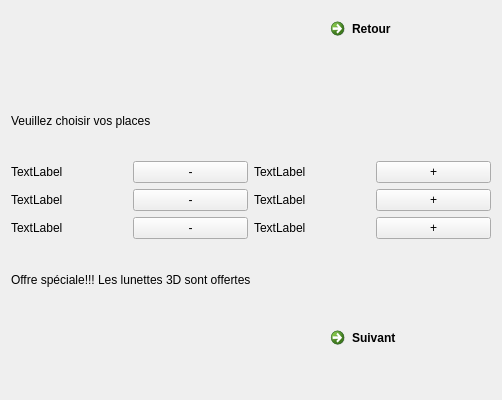
<?xml version="1.0" encoding="UTF-8"?>
<ui version="4.0">
 <class>nombre_place</class>
 <widget class="QDialog" name="nombre_place">
  <property name="geometry">
   <rect>
    <x>0</x>
    <y>0</y>
    <width>502</width>
    <height>400</height>
   </rect>
  </property>
  <property name="windowTitle">
   <string>Dialog</string>
  </property>
  <layout class="QGridLayout" name="gridLayout_2">
   <item row="0" column="0">
    <layout class="QVBoxLayout" name="verticalLayout">
     <item>
      <layout class="QHBoxLayout" name="horizontalLayout_2">
       <item>
        <spacer name="horizontalSpacer_2">
         <property name="orientation">
          <enum>Qt::Horizontal</enum>
         </property>
         <property name="sizeHint" stdset="0">
          <size>
           <width>40</width>
           <height>20</height>
          </size>
         </property>
        </spacer>
       </item>
       <item>
        <widget class="QCommandLinkButton" name="Clb_place_retour">
         <property name="text">
          <string>Retour</string>
         </property>
        </widget>
       </item>
      </layout>
     </item>
     <item>
      <widget class="QLabel" name="Tl_tarif">
       <property name="text">
        <string>Veuillez choisir vos places</string>
       </property>
      </widget>
     </item>
     <item>
      <layout class="QGridLayout" name="gridLayout">
       <item row="1" column="2">
        <widget class="QLabel" name="Tl_nb_places_6ans">
         <property name="text">
          <string>TextLabel</string>
         </property>
        </widget>
       </item>
       <item row="0" column="2">
        <widget class="QLabel" name="Tl_nb_place_adulte">
         <property name="text">
          <string>TextLabel</string>
         </property>
        </widget>
       </item>
       <item row="1" column="3">
        <widget class="QPushButton" name="Pb_moins_6ans_2">
         <property name="text">
          <string>+</string>
         </property>
        </widget>
       </item>
       <item row="3" column="1">
        <widget class="QPushButton" name="Pb_moins_26ans">
         <property name="text">
          <string>-</string>
         </property>
        </widget>
       </item>
       <item row="1" column="1">
        <widget class="QPushButton" name="Pb_moins_6ans">
         <property name="text">
          <string>-</string>
         </property>
        </widget>
       </item>
       <item row="0" column="1">
        <widget class="QPushButton" name="Pb_moins_adulte">
         <property name="text">
          <string>-</string>
         </property>
        </widget>
       </item>
       <item row="3" column="3">
        <widget class="QPushButton" name="Pb_plus_26ans">
         <property name="text">
          <string>+</string>
         </property>
        </widget>
       </item>
       <item row="0" column="3">
        <widget class="QPushButton" name="Pb_plus_adulte">
         <property name="text">
          <string>+</string>
         </property>
        </widget>
       </item>
       <item row="3" column="2">
        <widget class="QLabel" name="Tl_nb_place_26ans">
         <property name="text">
          <string>TextLabel</string>
         </property>
        </widget>
       </item>
       <item row="1" column="0">
        <widget class="QLabel" name="Tl_tarif_moins_6ans">
         <property name="text">
          <string>TextLabel</string>
         </property>
        </widget>
       </item>
       <item row="3" column="0">
        <widget class="QLabel" name="Tl_tarif_moins_26ans">
         <property name="text">
          <string>TextLabel</string>
         </property>
        </widget>
       </item>
       <item row="0" column="0">
        <widget class="QLabel" name="Tl_prix_adulte">
         <property name="text">
          <string>TextLabel</string>
         </property>
        </widget>
       </item>
      </layout>
     </item>
     <item>
      <widget class="QLabel" name="Tl_lunette">
       <property name="text">
        <string>Offre spéciale!!! Les lunettes 3D sont offertes</string>
       </property>
      </widget>
     </item>
     <item>
      <layout class="QHBoxLayout" name="horizontalLayout">
       <item>
        <spacer name="horizontalSpacer">
         <property name="orientation">
          <enum>Qt::Horizontal</enum>
         </property>
         <property name="sizeHint" stdset="0">
          <size>
           <width>40</width>
           <height>20</height>
          </size>
         </property>
        </spacer>
       </item>
       <item>
        <widget class="QCommandLinkButton" name="Clb_place_suivant">
         <property name="text">
          <string>Suivant</string>
         </property>
        </widget>
       </item>
      </layout>
     </item>
    </layout>
   </item>
  </layout>
 </widget>
 <resources/>
 <connections/>
</ui>
